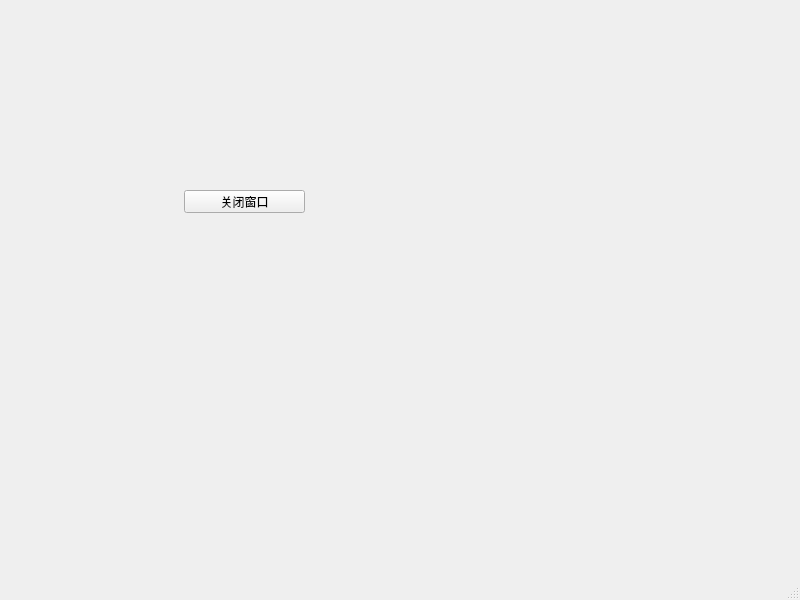
<?xml version="1.0" encoding="UTF-8"?>
<ui version="4.0">
 <class>MainWindow</class>
 <widget class="QMainWindow" name="MainWindow">
  <property name="geometry">
   <rect>
    <x>0</x>
    <y>0</y>
    <width>800</width>
    <height>600</height>
   </rect>
  </property>
  <property name="windowTitle">
   <string>MainWindow</string>
  </property>
  <widget class="QWidget" name="centralwidget">
   <widget class="QPushButton" name="pushButton">
    <property name="geometry">
     <rect>
      <x>184</x>
      <y>190</y>
      <width>121</width>
      <height>23</height>
     </rect>
    </property>
    <property name="text">
     <string>关闭窗口</string>
    </property>
   </widget>
  </widget>
  <widget class="QMenuBar" name="menubar">
   <property name="geometry">
    <rect>
     <x>0</x>
     <y>0</y>
     <width>800</width>
     <height>22</height>
    </rect>
   </property>
  </widget>
  <widget class="QStatusBar" name="statusbar"/>
 </widget>
 <resources/>
 <connections>
  <connection>
   <sender>pushButton</sender>
   <signal>clicked()</signal>
   <receiver>MainWindow</receiver>
   <slot>close()</slot>
   <hints>
    <hint type="sourcelabel">
     <x>271</x>
     <y>225</y>
    </hint>
    <hint type="destinationlabel">
     <x>228</x>
     <y>277</y>
    </hint>
   </hints>
  </connection>
 </connections>
</ui>
